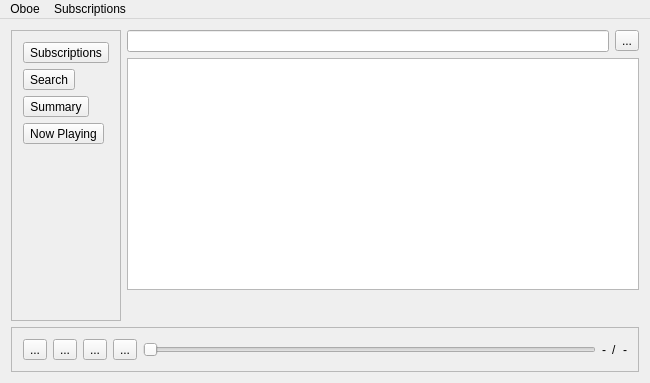
<?xml version="1.0" encoding="UTF-8"?>
<ui version="4.0">
 <class>OboeWindow</class>
 <widget class="QMainWindow" name="OboeWindow">
  <property name="geometry">
   <rect>
    <x>0</x>
    <y>0</y>
    <width>650</width>
    <height>383</height>
   </rect>
  </property>
  <property name="windowTitle">
   <string>Oboe Podcast Manager</string>
  </property>
  <widget class="QWidget" name="centralWidget">
   <layout class="QGridLayout" name="gridLayout">
    <item row="0" column="0">
     <widget class="QFrame" name="navPane">
      <property name="frameShape">
       <enum>QFrame::StyledPanel</enum>
      </property>
      <property name="frameShadow">
       <enum>QFrame::Raised</enum>
      </property>
      <layout class="QVBoxLayout" name="verticalLayout">
       <item>
        <widget class="QToolButton" name="navSubscriptions">
         <property name="minimumSize">
          <size>
           <width>0</width>
           <height>0</height>
          </size>
         </property>
         <property name="text">
          <string>Subscriptions</string>
         </property>
         <property name="iconSize">
          <size>
           <width>32</width>
           <height>32</height>
          </size>
         </property>
        </widget>
       </item>
       <item>
        <widget class="QToolButton" name="navSearch">
         <property name="text">
          <string>Search</string>
         </property>
         <property name="iconSize">
          <size>
           <width>32</width>
           <height>32</height>
          </size>
         </property>
        </widget>
       </item>
       <item>
        <widget class="QToolButton" name="navSummary">
         <property name="text">
          <string>Summary</string>
         </property>
         <property name="iconSize">
          <size>
           <width>32</width>
           <height>32</height>
          </size>
         </property>
        </widget>
       </item>
       <item>
        <widget class="QToolButton" name="navNowPlaying">
         <property name="text">
          <string>Now Playing</string>
         </property>
         <property name="iconSize">
          <size>
           <width>32</width>
           <height>32</height>
          </size>
         </property>
        </widget>
       </item>
       <item>
        <spacer name="verticalSpacer">
         <property name="orientation">
          <enum>Qt::Vertical</enum>
         </property>
         <property name="sizeHint" stdset="0">
          <size>
           <width>20</width>
           <height>40</height>
          </size>
         </property>
        </spacer>
       </item>
      </layout>
     </widget>
    </item>
    <item row="1" column="0" colspan="2">
     <widget class="QFrame" name="nowPlayingPane">
      <property name="frameShape">
       <enum>QFrame::StyledPanel</enum>
      </property>
      <property name="frameShadow">
       <enum>QFrame::Raised</enum>
      </property>
      <layout class="QHBoxLayout" name="horizontalLayout">
       <item>
        <widget class="QToolButton" name="jumpBack">
         <property name="text">
          <string>...</string>
         </property>
         <property name="iconSize">
          <size>
           <width>32</width>
           <height>32</height>
          </size>
         </property>
        </widget>
       </item>
       <item>
        <widget class="QToolButton" name="pausePlay">
         <property name="text">
          <string>...</string>
         </property>
         <property name="iconSize">
          <size>
           <width>32</width>
           <height>32</height>
          </size>
         </property>
        </widget>
       </item>
       <item>
        <widget class="QToolButton" name="jumpForward">
         <property name="text">
          <string>...</string>
         </property>
         <property name="iconSize">
          <size>
           <width>32</width>
           <height>32</height>
          </size>
         </property>
        </widget>
       </item>
       <item>
        <widget class="QToolButton" name="skipCurrent">
         <property name="text">
          <string>...</string>
         </property>
         <property name="iconSize">
          <size>
           <width>32</width>
           <height>32</height>
          </size>
         </property>
        </widget>
       </item>
       <item>
        <widget class="QSlider" name="timeline">
         <property name="orientation">
          <enum>Qt::Horizontal</enum>
         </property>
        </widget>
       </item>
       <item>
        <widget class="QLabel" name="currentEpisodePosition">
         <property name="text">
          <string>-</string>
         </property>
        </widget>
       </item>
       <item>
        <widget class="QLabel" name="label_2">
         <property name="text">
          <string>/</string>
         </property>
        </widget>
       </item>
       <item>
        <widget class="QLabel" name="currentEpisodeLength">
         <property name="text">
          <string>-</string>
         </property>
        </widget>
       </item>
      </layout>
     </widget>
    </item>
    <item row="0" column="1">
     <widget class="QStackedWidget" name="stackedWidget">
      <property name="currentIndex">
       <number>1</number>
      </property>
      <widget class="QWidget" name="SubscriptionsPage">
       <layout class="QHBoxLayout" name="horizontalLayout_2">
        <property name="spacing">
         <number>0</number>
        </property>
        <property name="leftMargin">
         <number>0</number>
        </property>
        <property name="topMargin">
         <number>0</number>
        </property>
        <property name="rightMargin">
         <number>0</number>
        </property>
        <property name="bottomMargin">
         <number>0</number>
        </property>
        <item>
         <widget class="QTableView" name="subscriptionsList">
          <property name="sizePolicy">
           <sizepolicy hsizetype="Expanding" vsizetype="Expanding">
            <horstretch>0</horstretch>
            <verstretch>0</verstretch>
           </sizepolicy>
          </property>
          <property name="frameShape">
           <enum>QFrame::NoFrame</enum>
          </property>
          <property name="sizeAdjustPolicy">
           <enum>QAbstractScrollArea::AdjustToContents</enum>
          </property>
          <property name="showGrid">
           <bool>false</bool>
          </property>
          <property name="sortingEnabled">
           <bool>false</bool>
          </property>
          <attribute name="horizontalHeaderDefaultSectionSize">
           <number>100</number>
          </attribute>
          <attribute name="verticalHeaderVisible">
           <bool>false</bool>
          </attribute>
         </widget>
        </item>
       </layout>
      </widget>
      <widget class="QWidget" name="SearchPage">
       <layout class="QGridLayout" name="gridLayout_2">
        <property name="leftMargin">
         <number>0</number>
        </property>
        <property name="topMargin">
         <number>0</number>
        </property>
        <property name="rightMargin">
         <number>0</number>
        </property>
        <property name="bottomMargin">
         <number>0</number>
        </property>
        <item row="0" column="1">
         <widget class="QToolButton" name="searchStart">
          <property name="text">
           <string>...</string>
          </property>
         </widget>
        </item>
        <item row="1" column="0" colspan="2">
         <widget class="QTableView" name="searchResults"/>
        </item>
        <item row="0" column="0">
         <widget class="QLineEdit" name="searchEntry"/>
        </item>
        <item row="2" column="0" colspan="2">
         <layout class="QHBoxLayout" name="horizontalLayout_5">
          <item>
           <spacer name="horizontalSpacer">
            <property name="orientation">
             <enum>Qt::Horizontal</enum>
            </property>
            <property name="sizeHint" stdset="0">
             <size>
              <width>40</width>
              <height>20</height>
             </size>
            </property>
           </spacer>
          </item>
          <item>
           <widget class="QLabel" name="label_3">
            <property name="sizePolicy">
             <sizepolicy hsizetype="Fixed" vsizetype="Fixed">
              <horstretch>0</horstretch>
              <verstretch>0</verstretch>
             </sizepolicy>
            </property>
            <property name="minimumSize">
             <size>
              <width>150</width>
              <height>25</height>
             </size>
            </property>
            <property name="text">
             <string/>
            </property>
            <property name="pixmap">
             <pixmap resource="resources.qrc">:/icons/listennotes_logo.png</pixmap>
            </property>
            <property name="scaledContents">
             <bool>true</bool>
            </property>
            <property name="wordWrap">
             <bool>false</bool>
            </property>
           </widget>
          </item>
         </layout>
        </item>
       </layout>
      </widget>
      <widget class="QWidget" name="PlaylistsPage">
       <layout class="QVBoxLayout" name="verticalLayout_2">
        <item>
         <widget class="QListView" name="playlistsList"/>
        </item>
       </layout>
      </widget>
      <widget class="QWidget" name="SummaryPage">
       <layout class="QHBoxLayout" name="horizontalLayout_3">
        <item>
         <widget class="QLabel" name="label">
          <property name="text">
           <string>Summary Page</string>
          </property>
         </widget>
        </item>
       </layout>
      </widget>
      <widget class="QWidget" name="NowPlayingPage">
       <layout class="QVBoxLayout" name="verticalLayout_3">
        <property name="spacing">
         <number>0</number>
        </property>
        <property name="leftMargin">
         <number>0</number>
        </property>
        <property name="topMargin">
         <number>0</number>
        </property>
        <property name="rightMargin">
         <number>0</number>
        </property>
        <property name="bottomMargin">
         <number>0</number>
        </property>
        <item>
         <widget class="QTableView" name="queueList">
          <property name="showGrid">
           <bool>false</bool>
          </property>
         </widget>
        </item>
       </layout>
      </widget>
      <widget class="QWidget" name="EpisodesPage">
       <layout class="QVBoxLayout" name="verticalLayout_4">
        <property name="spacing">
         <number>0</number>
        </property>
        <property name="leftMargin">
         <number>0</number>
        </property>
        <property name="topMargin">
         <number>0</number>
        </property>
        <property name="rightMargin">
         <number>0</number>
        </property>
        <property name="bottomMargin">
         <number>0</number>
        </property>
        <item>
         <widget class="QTableView" name="episodeView">
          <property name="showGrid">
           <bool>true</bool>
          </property>
          <attribute name="verticalHeaderVisible">
           <bool>false</bool>
          </attribute>
         </widget>
        </item>
       </layout>
      </widget>
     </widget>
    </item>
   </layout>
  </widget>
  <widget class="QMenuBar" name="menuBar">
   <property name="geometry">
    <rect>
     <x>0</x>
     <y>0</y>
     <width>650</width>
     <height>22</height>
    </rect>
   </property>
   <widget class="QMenu" name="menuSubscriptions">
    <property name="title">
     <string>Subscriptions</string>
    </property>
    <addaction name="actionAdd_URL"/>
    <addaction name="actionUpdate_subscriptions"/>
   </widget>
   <widget class="QMenu" name="menuOboe">
    <property name="title">
     <string>Oboe</string>
    </property>
    <addaction name="showSettings"/>
    <addaction name="exitProgram"/>
   </widget>
   <addaction name="menuOboe"/>
   <addaction name="menuSubscriptions"/>
  </widget>
  <action name="goToSubscriptions">
   <property name="icon">
    <iconset>
     <normalon>:/icons/subscriptions.png</normalon>
    </iconset>
   </property>
   <property name="text">
    <string>Go To Subscriptions Page</string>
   </property>
   <property name="toolTip">
    <string>Go to the subscriptions information page</string>
   </property>
  </action>
  <action name="goToSearch">
   <property name="icon">
    <iconset resource="resources.qrc">
     <normaloff>:/icons/search.png</normaloff>:/icons/search.png</iconset>
   </property>
   <property name="text">
    <string>Go To Search</string>
   </property>
   <property name="toolTip">
    <string>Go to the search page</string>
   </property>
  </action>
  <action name="goToSummary">
   <property name="icon">
    <iconset>
     <normalon>:/icons/summary.png</normalon>
    </iconset>
   </property>
   <property name="text">
    <string>Go To Summary</string>
   </property>
   <property name="toolTip">
    <string>Go to the summary screen</string>
   </property>
  </action>
  <action name="goToNowPlaying">
   <property name="icon">
    <iconset>
     <normalon>:/icons/queue.png</normalon>
    </iconset>
   </property>
   <property name="text">
    <string>Go To Now Playing</string>
   </property>
   <property name="toolTip">
    <string>Go to the now playing screen</string>
   </property>
  </action>
  <action name="actionAdd_URL">
   <property name="text">
    <string>Add URL</string>
   </property>
  </action>
  <action name="actionUpdate_subscriptions">
   <property name="text">
    <string>Update subscriptions</string>
   </property>
  </action>
  <action name="goToEpisodeView">
   <property name="text">
    <string>Go To Episode View</string>
   </property>
  </action>
  <action name="downloadEpisode">
   <property name="text">
    <string>Download this episode</string>
   </property>
  </action>
  <action name="deleteDownloadedEpisode">
   <property name="text">
    <string>Delete downloaded episode</string>
   </property>
  </action>
  <action name="playPodcastEpisode">
   <property name="text">
    <string>Play a podcast episode</string>
   </property>
  </action>
  <action name="queuePodcastEpisode">
   <property name="text">
    <string>Queue a podcast episode</string>
   </property>
  </action>
  <action name="togglePausePlay">
   <property name="icon">
    <iconset>
     <normalon>:/icons/play.png</normalon>
    </iconset>
   </property>
   <property name="text">
    <string>Pause/Play the current episode</string>
   </property>
  </action>
  <action name="playNext">
   <property name="icon">
    <iconset resource="resources.qrc">
     <normaloff>:/icons/next.png</normaloff>:/icons/next.png</iconset>
   </property>
   <property name="text">
    <string>Next in queue</string>
   </property>
  </action>
  <action name="jumpBackwards">
   <property name="icon">
    <iconset>
     <normalon>:/icons/backward.png</normalon>
    </iconset>
   </property>
   <property name="text">
    <string>Jump backwards in the current episode</string>
   </property>
  </action>
  <action name="jumpForwards">
   <property name="icon">
    <iconset>
     <normalon>:/icons/forward.png</normalon>
    </iconset>
   </property>
   <property name="text">
    <string>Jump forwards in the current episode</string>
   </property>
  </action>
  <action name="performSearch">
   <property name="icon">
    <iconset resource="resources.qrc">
     <normaloff>:/icons/search.png</normaloff>:/icons/search.png</iconset>
   </property>
   <property name="text">
    <string>Perform the online search</string>
   </property>
  </action>
  <action name="appendToQueue">
   <property name="text">
    <string>Add to queue</string>
   </property>
  </action>
  <action name="prependToQueue">
   <property name="text">
    <string>Play next</string>
   </property>
  </action>
  <action name="markEpisodeUnheard">
   <property name="text">
    <string>Mark as unheard</string>
   </property>
  </action>
  <action name="markEpisodeListenedTo">
   <property name="text">
    <string>Mark as listened to</string>
   </property>
  </action>
  <action name="showSettings">
   <property name="text">
    <string>Settings...</string>
   </property>
  </action>
  <action name="exitProgram">
   <property name="text">
    <string>Exit</string>
   </property>
  </action>
 </widget>
 <layoutdefault spacing="6" margin="11"/>
 <resources>
  <include location="resources.qrc"/>
 </resources>
 <connections/>
 <slots>
  <slot>showPodcastEpisodes(QModelIndex)</slot>
 </slots>
</ui>
